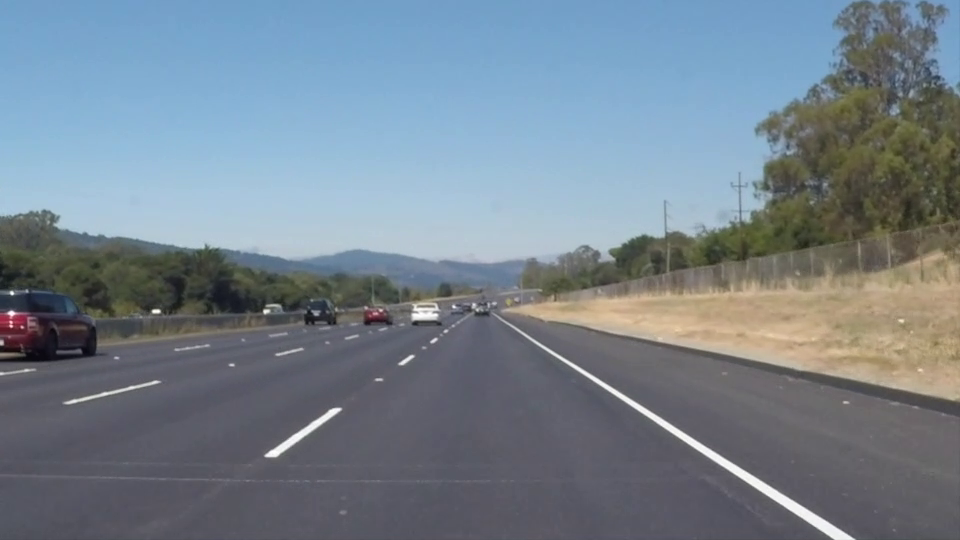
#> input picture frame 22 of prob2_dataset/whiteline.mp4, 960 x 540 px, given in place of challenge.mp4, which was not available
$ python prob3_video.py   (older library calls are emulated)
#> lines starting #> are read from the running program, lines starting #| are printed output that depends on the picture; after the words box and inside, x2 and y2 are one past the last pixel; in counts of white or black regions, pixels touching at a corner belong together; pictures that were not available may be replaced by others from this repository, and a replacement may not be noted
### utility_functions.py
import numpy as np
import cv2

class LaneLine:
    def __init__(self):
        # Lane line found in the previous iteration
        self.found = False
        # Window width with limits
        self.window_size_limits = 56
        # X values of last iterations
        self.previous_x = []
        # Coefficients of recent fit polynomial
        self.present_fit = [np.array([False])]
        # Radius of curvature of lane line
        self.r_o_c = None
        # Starting x value
        self.x_start = None
        # Ending x value
        self.x_end = None
        # Values of x for found lane line
        self.all_of_x = None
        # Values of y for found lane line
        self.all_of_y = None
        # Metadata
        self.information_of_road = None
        self.curvature = None
        self.divergence = None

# [33 lines left out: functions compute_curvature, even_off, not called in this run]

def readjust_line_search(img, left_lane, right_lane):
    # Histogram in lower half of image along columns
    histogram = np.sum(img[int(img.shape[0]/2):, :], axis=0)
    # Blank canvas
    res_img = np.dstack((img, img, img)) * 255
    # Find peak values of left and right halves of histogram
    middle = np.int(histogram.shape[0]/2)
    left_p = np.argmax(histogram[:middle])
    right_p = np.argmax(histogram[middle:]) + middle
    # Number of sliding windows
    window_number = 9
    # Define window height
    height_of_window = np.int(img.shape[0]/window_number)
    # Find all non zero pixel
    nonzero = img.nonzero()
    nonzero_y = np.array(nonzero[0])
    nonzero_x = np.array(nonzero[1])
    # Present positions to be updated for each window
    present_left_x = left_p
    present_right_x = right_p
    # Min number of pixels found to recenter window
    min_number_pixel = 50
    # Empty lists to save left and right lane pixel indices
    window_left_lane = []
    window_right_lane = []
    window_margin = left_lane.window_size_limits
    # Go through the windows one after other
    for window in range(window_number):
        # Find window boundaries
        win_y_low = img.shape[0] - (window + 1) * height_of_window
        win_y_high = img.shape[0] - window * height_of_window
        win_leftx_min = present_left_x - window_margin
        win_leftx_max = present_left_x + window_margin
        win_rightx_min = present_right_x - window_margin
        win_rightx_max = present_right_x + window_margin
        # Draw windows on canvas
        cv2.rectangle(res_img, (win_leftx_min, win_y_low), (win_leftx_max, win_y_high), (0, 255, 0), 2)
        cv2.rectangle(res_img, (win_rightx_min, win_y_low), (win_rightx_max, win_y_high), (0, 255, 0), 2)
        # Find nonzero pixels inside window
        left_window_inds = ((nonzero_y >= win_y_low) & (nonzero_y <= win_y_high) & (nonzero_x >= win_leftx_min) & (nonzero_x <= win_leftx_max)).nonzero()[0]
        right_window_inds = ((nonzero_y >= win_y_low) & (nonzero_y <= win_y_high) & (nonzero_x >= win_rightx_min) & (nonzero_x <= win_rightx_max)).nonzero()[0]
        # Append indices to list
        window_left_lane.append(left_window_inds)
        window_right_lane.append(right_window_inds)
        # If found > minpixels, recenter next window to their mean position
        if len(left_window_inds) > min_number_pixel:
            present_left_x = np.int(np.mean(nonzero_x[left_window_inds]))
        if len(right_window_inds) > min_number_pixel:
            present_right_x = np.int(np.mean(nonzero_x[right_window_inds]))

    # Concatenate the arrays of indoices
    window_left_lane = np.concatenate(window_left_lane)
    window_right_lane = np.concatenate(window_right_lane)
    # Extract left and right line pixel positions
    leftx= nonzero_x[window_left_lane]
    lefty =  nonzero_y[window_left_lane]
    rightx = nonzero_x[window_right_lane]
    righty = nonzero_y[window_right_lane]
    res_img[lefty, leftx] = [255, 0, 0]
    res_img[righty, rightx] = [0, 0, 255]
    # Fit second order polynomial
    left_fit = np.polyfit(lefty, leftx, 2)
    # print(righty)
    right_fit = np.polyfit(righty, rightx, 2)
    left_lane.present_fit = left_fit
    right_lane.present_fit = right_fit
    # Generate x and y values for plotting
    ploty = np.linspace(0, img.shape[0] - 1, img.shape[0])
    left_plotx = left_fit[0] * ploty ** 2 + left_fit[1] * ploty + left_fit[2]
    right_plotx = right_fit[0] * ploty ** 2 + right_fit[1] * ploty + right_fit[2]
    left_lane.previous_x.append(left_plotx)
    right_lane.previous_x.append(right_plotx)
    if len(left_lane.previous_x) > 10:
        left_avg_line = even_off(left_lane.previous_x, 10)
        left_avg_fit = np.polyfit(ploty, left_avg_line, 2)
        left_fit_plotx = left_avg_fit[0] * ploty ** 2 + left_avg_fit[1] * ploty + left_avg_fit[2]
        left_lane.present_fit = left_avg_fit
        left_lane.all_of_x, left_lane.all_of_y = left_fit_plotx, ploty
    else:
        left_lane.present_fit = left_fit
        left_lane.all_of_x, left_lane.all_of_y = left_plotx, ploty
    if len(right_lane.previous_x) > 10:
        right_avg_line = even_off(right_lane.previous_x, 10)
        right_avg_fit = np.polyfit(ploty, right_avg_line, 2)
        right_fit_plotx = right_avg_fit[0] * ploty ** 2 + right_avg_fit[1] * ploty + right_avg_fit[2]
        right_lane.present_fit = right_avg_fit
        right_lane.all_of_x, right_lane.all_of_y = right_fit_plotx, ploty
    else:
        right_lane.present_fit = right_fit
        right_lane.all_of_x, right_lane.all_of_y = right_plotx, ploty

    left_lane.x_start, right_lane.x_start = left_lane.all_of_x[len(left_lane.all_of_x)-1], right_lane.all_of_x[len(right_lane.all_of_x)-1]
    left_lane.x_end, right_lane.x_end = left_lane.all_of_x[0], right_lane.all_of_x[0]
    left_lane.found, right_lane.found = True, True
    cur = compute_curvature(left_lane, right_lane)
    return res_img, cur

# Search based on previous found line
# [62 lines left out: function track_line_search, not called in this run]

def lane_lines_detected(img, left_lane, right_lane):
    #check if the line detected before
    if left_lane.found == False:
        return readjust_line_search(img, left_lane, right_lane)
    else:
        return track_line_search(img, left_lane, right_lane)

# [68 lines left out: functions visualize_lanes, compute_metadata, not called in this run]

def filter_colors(image):
    # Filter white pixels
    white_threshold = 200
    lower_white = np.array([white_threshold, white_threshold, white_threshold])
    upper_white = np.array([255, 255, 255])
    white_mask = cv2.inRange(image, lower_white, upper_white)
    white_image = cv2.bitwise_and(image, image, mask=white_mask)
    # Filter yellow pixels
    hsv = cv2.cvtColor(image, cv2.COLOR_BGR2HSV)
    lower_yellow = np.array([0,80,80])
    upper_yellow = np.array([110,255,255])
    yellow_mask = cv2.inRange(hsv, lower_yellow, upper_yellow)
    yellow_image = cv2.bitwise_and(image, image, mask=yellow_mask)
    # Combine the two above images
    image2 = cv2.addWeighted(white_image, 1., yellow_image, 1., 0.)
    return image2

def warp_perspective(img):
    #warp the image
    img_size = (img.shape[1], img.shape[0])
    src = np.float32([[200, 720],[1100, 720],[595, 450],[685, 450]])
    dst = np.float32([[300, 720],[980, 720],[300, 0],[980, 0]])
    m = cv2.getPerspectiveTransform(src, dst)
    m_inv = cv2.getPerspectiveTransform(dst, src)
    warped = cv2.warpPerspective(img, m, img_size, flags=cv2.INTER_LINEAR)
    unwarped = cv2.warpPerspective(warped, m_inv, (warped.shape[1], warped.shape[0]), flags=cv2.INTER_LINEAR)  # DEBUG
    return warped, unwarped, m, m_inv

### prob3_video.py
import numpy as np
import cv2
import utility_functions as uf
from utility_functions import LaneLine


# Read input video file
cap = cv2.VideoCapture("prob3_dataset/challenge.mp4")
# Create object to write output video file
output = cv2.VideoWriter("prob3_output/challenge_output1.mp4", cv2.VideoWriter_fourcc(*'XVID'), 30, (1280,720))

left_line = LaneLine()
right_line = LaneLine()

while(cap.isOpened()):
    ret, frame = cap.read()
#> frame is the input picture: shape (540, 960, 3); mean B, G, R 141.9, 130.7, 117.7
    if np.any(frame) == None:
        break
    w, h =  frame.shape[:2]
    # frame = cv2.flip(frame,1)
    # Colour filtered to get yellow line highlighted
    colour_filtered = uf.filter_colors(frame)
#> in filter_colors, `white_mask = cv2.inRange(image, lower_white, upper_white)`:
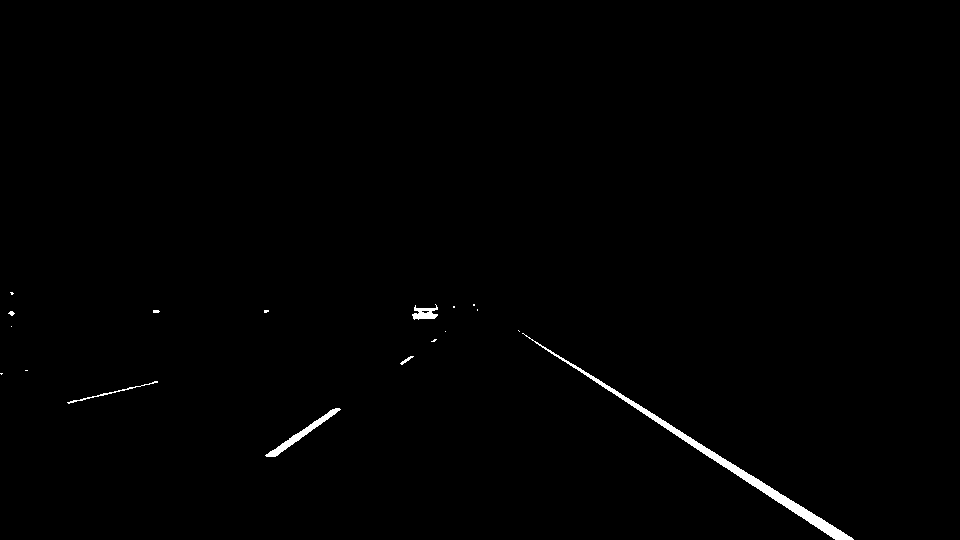
#> white_mask: shape (540, 960); 0.65% white; 18 white regions (12 under 20 px), largest, box (x1, y1, x2, y2) and area: (522, 333, 854, 540) 2336, (265, 408, 341, 457) 524, (412, 304, 438, 320) 236, (67, 381, 158, 404) 148, (400, 356, 414, 365) 39, (8, 311, 15, 316) 21
#> in filter_colors, `yellow_mask = cv2.inRange(hsv, lower_yellow, upper_yellow)`:
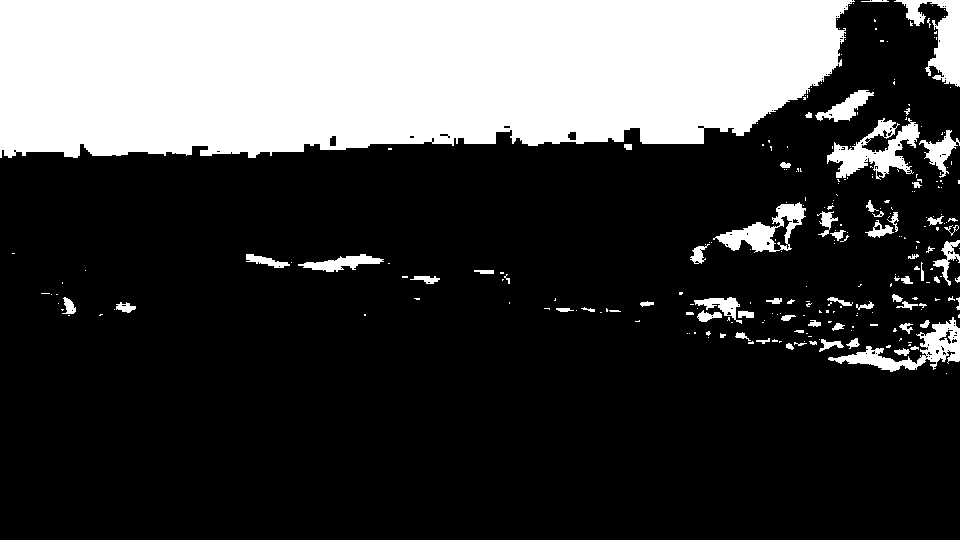
#> yellow_mask: shape (540, 960); 26% white; 262 white regions (193 under 20 px), largest, box (x1, y1, x2, y2) and area: (0, 0, 855, 158) 118579, (827, 118, 920, 180) 2387, (894, 0, 960, 87) 2317
#> in filter_colors, `yellow_image = cv2.bitwise_and(image, image, mask=yellow_mask)`:
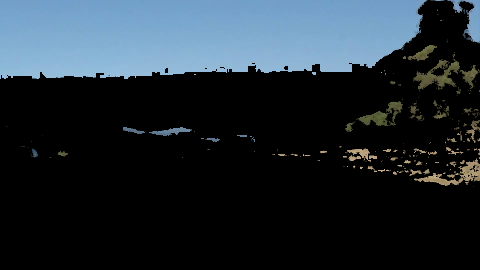
#> yellow_image: shape (540, 960, 3) (shown at 1/2 size); mean B, G, R 50.7, 43, 33.1
    # Grayscale conversion
    grayscale = cv2.cvtColor(colour_filtered, cv2.COLOR_BGR2GRAY)
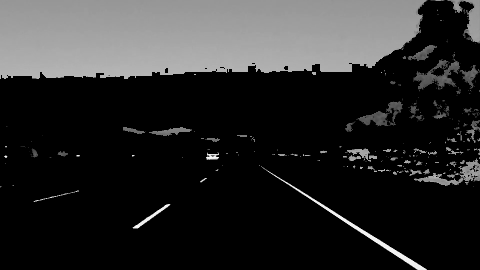
#> grayscale: shape (540, 960) (shown at 1/2 size); min 0, max 255, mean 42.5
    # Gaussain blur
    blurred = cv2.GaussianBlur(grayscale, (3,3), 0)
    # Binary threshold
    (T, thres) = cv2.threshold(blurred, 100, 255, cv2.THRESH_BINARY)
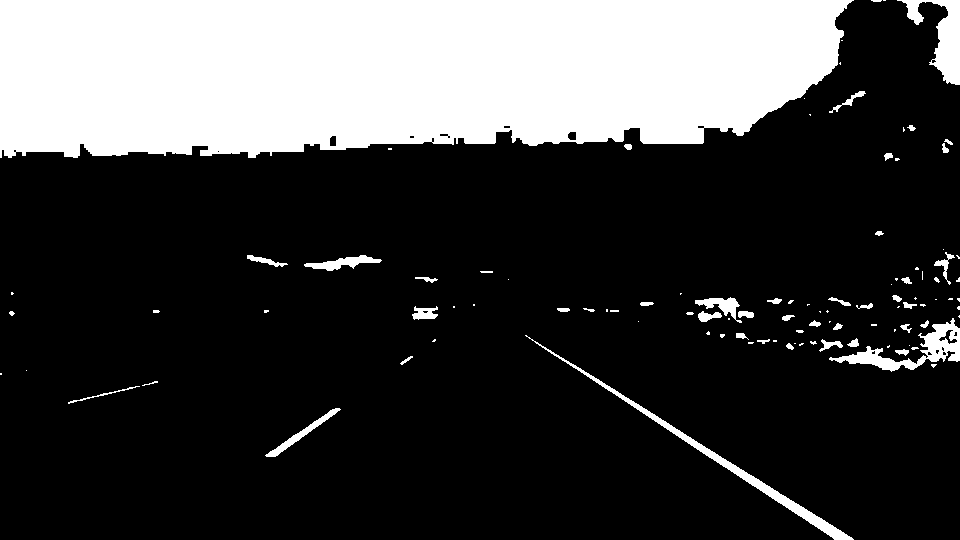
#> thres: shape (540, 960); 24.9% white; 104 white regions (56 under 20 px), largest, box (x1, y1, x2, y2) and area: (0, 0, 854, 158) 118401, (525, 335, 854, 540) 2334, (897, 0, 960, 85) 2078
    # Warp perspective
    warped, _, m, minv = uf.warp_perspective(thres)
#> m = [[-0.54, -1.5, 976.4], [0, -1.9, 857.1], [0, -0.00238, 1]]; minv = [[0.132, -0.799, 555.3], [0, -0.525, 450], [-2.16e-19, -0.00125, 1]]
    # Function to detect lanes
    lane_detected, cur = uf.lane_lines_detected(warped, left_line, right_line)
#> in readjust_line_search, `histogram = np.sum(img[int(img.shape[0]/2):, :], axis=0)`: histogram = 960 values from 0 to 0
#> in readjust_line_search, `left_p = np.argmax(histogram[:middle])`: left_p = 0
#> in readjust_line_search, `right_p = np.argmax(histogram[middle:]) + middle`: right_p = 480
#> in readjust_line_search, `nonzero = img.nonzero()`: nonzero = (empty array, empty array)
#> in readjust_line_search, `nonzero_y = np.array(nonzero[0])`: nonzero_y = empty array
#> in readjust_line_search, `present_left_x = left_p`: present_left_x = 0
#> in readjust_line_search, `present_right_x = right_p`: present_right_x = 480
#> after the loop in readjust_line_search, `for window in range(window_number):`:
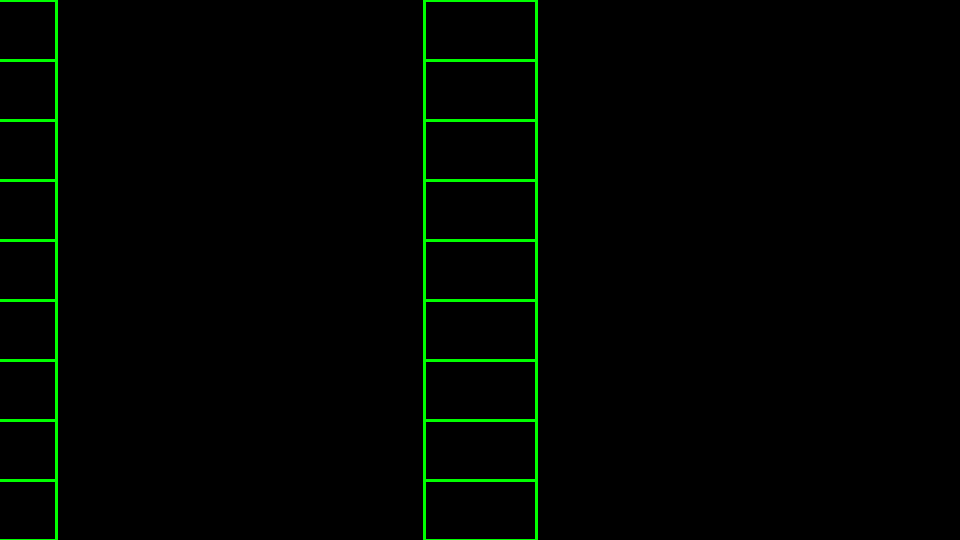
#> res_img: shape (540, 960, 3); mean of channels 0, 1, 2 0, 4.6, 0; drawn as B, G, R
#> after the loop in readjust_line_search, `for window in range(window_number):`: window_left_lane = [empty array, empty array, empty array, empty array, empty array, empty array, empty array, empty array, empty array]; window_right_lane has the same summary as window_left_lane
#> in readjust_line_search, `window_left_lane = np.concatenate(window_left_lane)`: window_left_lane = empty array
#> (the run stopped early here; a loop or call above may not have finished)

$ run again, starting later in the video
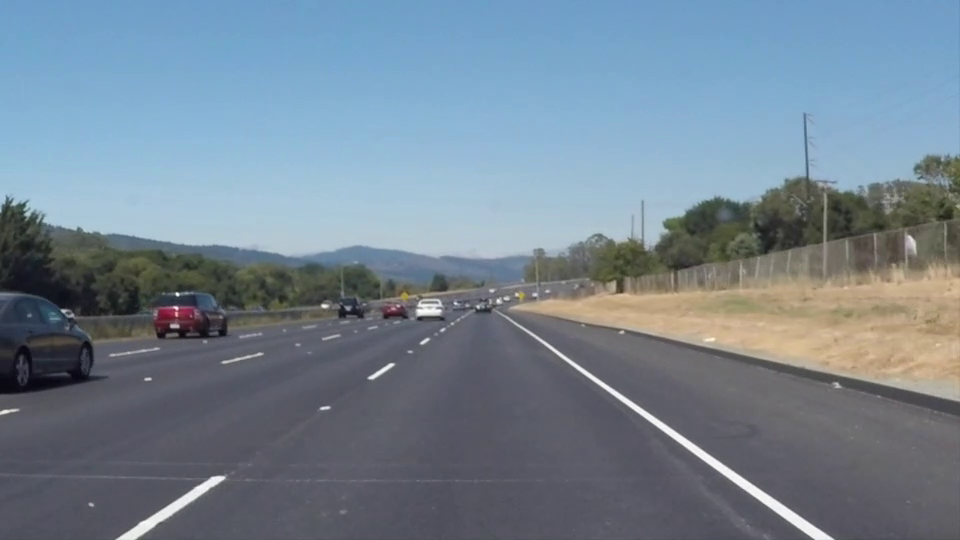
#> input picture frame 99 of prob2_dataset/whiteline.mp4, 960 x 540 px, given in place of challenge.mp4, which was not available
#> frame is the input picture: shape (540, 960, 3); mean B, G, R 146, 132.3, 116.7
#> in filter_colors, `white_mask = cv2.inRange(image, lower_white, upper_white)`:
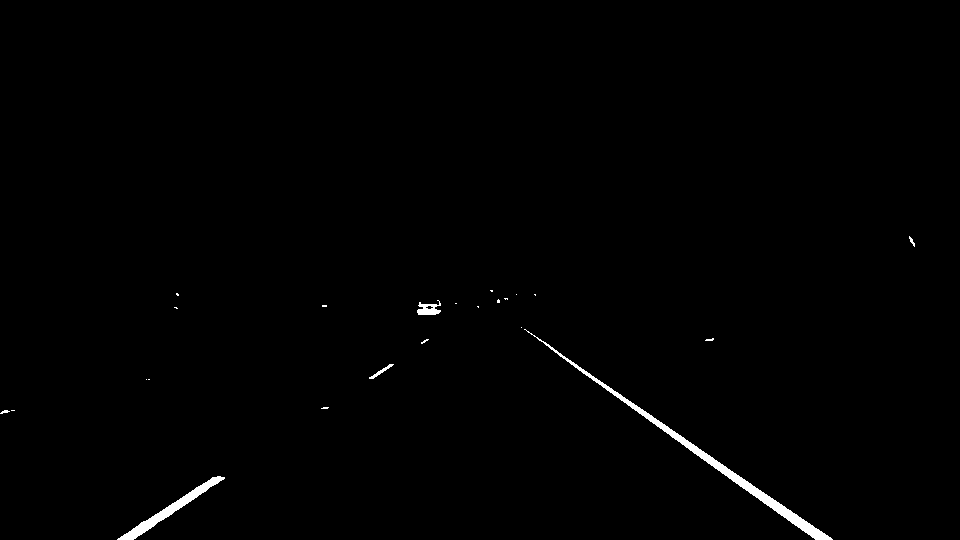
#> white_mask: shape (540, 960); 0.7% white; 23 white regions (17 under 20 px), largest, box (x1, y1, x2, y2) and area: (524, 329, 833, 540) 2214, (117, 476, 225, 540) 989, (417, 300, 441, 315) 211, (369, 364, 394, 379) 82, (909, 236, 915, 247) 26, (0, 410, 10, 414) 22
#> hsv: shape (540, 960, 3); mean H, S, V 97.5, 57, 150.6
#> yellow_mask: shape (540, 960); 28.9% white; 212 white regions (164 under 20 px), largest, box (x1, y1, x2, y2) and area: (0, 0, 960, 176) 141023, (826, 346, 960, 378) 1433, (862, 305, 960, 340) 1168
#> `(T, thres) = cv2.threshold(blurred, 100, 255, cv2.THRESH_BINARY)`:
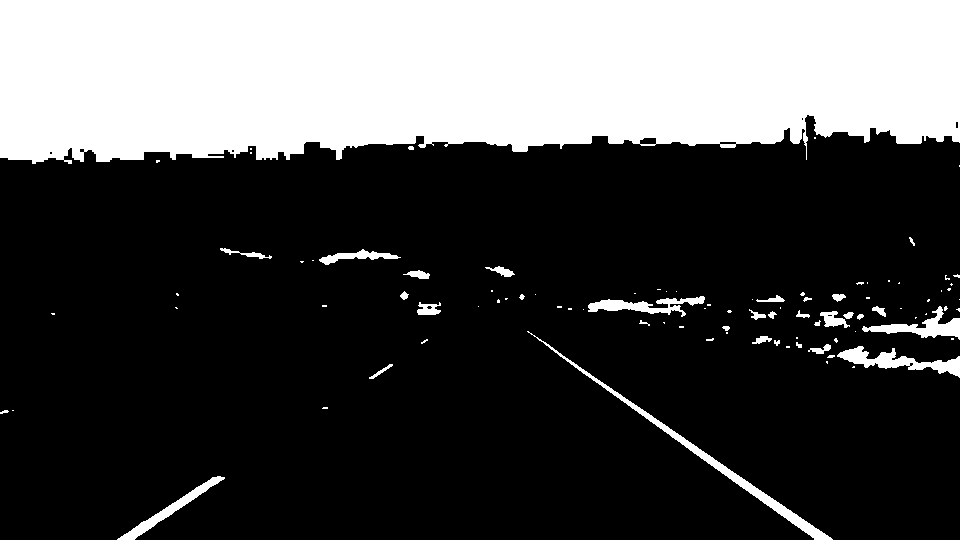
#> thres: shape (540, 960); 29% white; 95 white regions (61 under 20 px), largest, box (x1, y1, x2, y2) and area: (0, 0, 960, 164) 140854, (527, 331, 833, 540) 2212, (837, 346, 960, 378) 1381
#> warped: shape (540, 960); every value is 0
#> m = [[-0.54, -1.5, 976.4], [0, -1.9, 857.1], [0, -0.00238, 1]]; minv = [[0.132, -0.799, 555.3], [0, -0.525, 450], [-2.16e-19, -0.00125, 1]]
#> histogram = 960 values from 0 to 0
#> left_p = 0
#> right_p = 480
#> nonzero = (empty array, empty array)
#> nonzero_y = empty array
#> present_left_x = 0
#> present_right_x = 480
#> after the loop in readjust_line_search, `for window in range(window_number):`: window_left_lane = [empty array, empty array, empty array, empty array, empty array, empty array, empty array, empty array, empty array]; window_right_lane has the same summary as window_left_lane
#> in readjust_line_search, `window_left_lane = np.concatenate(window_left_lane)`: window_left_lane = empty array
